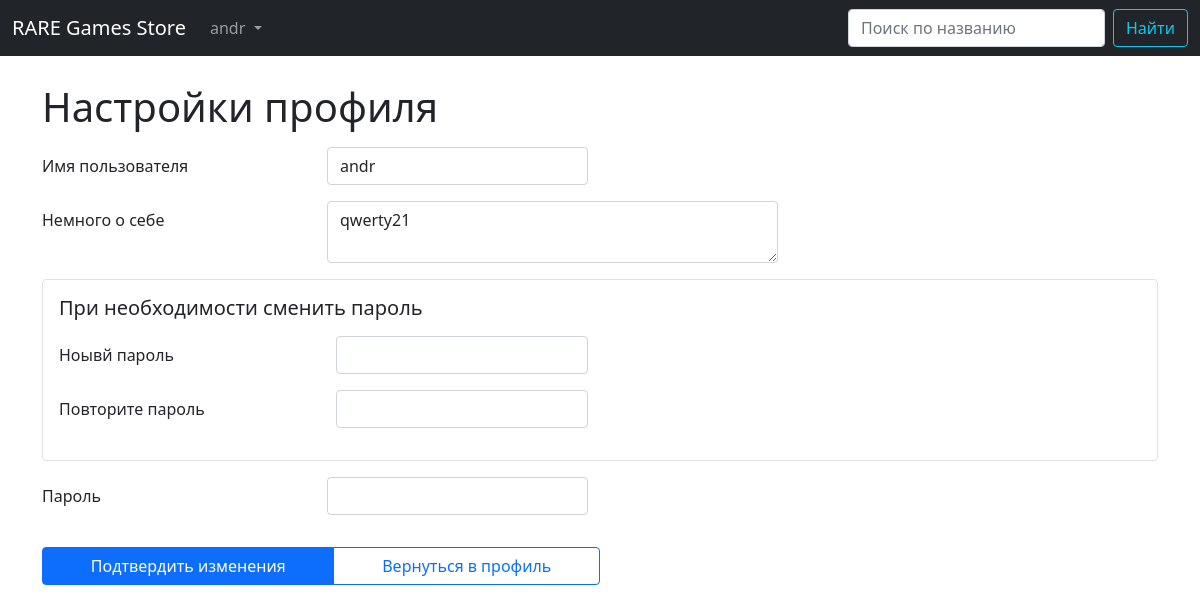
Page /profile/settings/ (signed in) on the earlier database version.
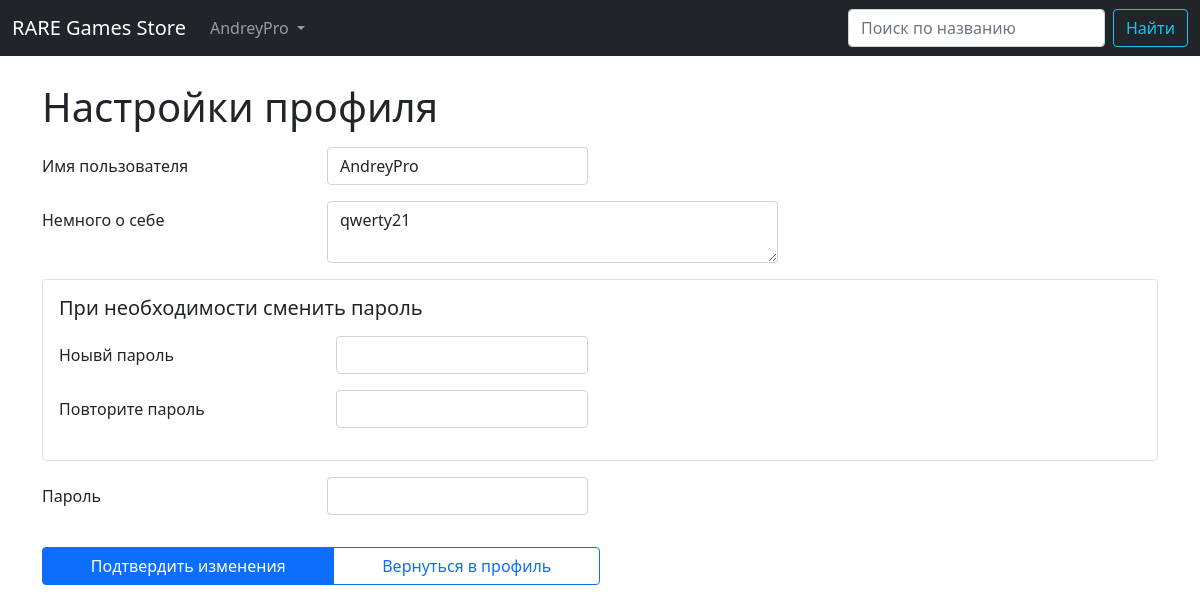
Same page on the later database version.
### data/users.py (models this page shows, shortened)
class User(SqlAlchemyBase, UserMixin, SerializerMixin, Model):
    __tablename__ = 'users'
    id = sqlalchemy.Column(sqlalchemy.Integer, primary_key=True, autoincrement=True)
    name = sqlalchemy.Column(sqlalchemy.String(25), nullable=True)
    about = sqlalchemy.Column(sqlalchemy.String(256), nullable=True)
    email = sqlalchemy.Column(sqlalchemy.String(64), index=True, unique=True, nullable=True)
    hashed_password = sqlalchemy.Column(sqlalchemy.String, nullable=True)
    created_date = sqlalchemy.Column(sqlalchemy.DateTime, default=datetime.datetime.now)
    balance = sqlalchemy.Column(sqlalchemy.Float, default=0.0)
    is_admin = sqlalchemy.Column(sqlalchemy.Boolean, default=False)
    user_favorites = sqlalchemy.Column(sqlalchemy.String(), default='')   # ++orm.relationship
    user_basket = sqlalchemy.Column(sqlalchemy.String(), default='')      # ++orm.relationship
    user_library = sqlalchemy.Column(sqlalchemy.String(), default='')     # ++orm.relationship
    games = orm.relation("Games", back_populates='user')
    comments = orm.relationship("Comments", back_populates='user')

### main.py (the view, shortened to what this page needs)
@app.route("/profile/settings/", methods=['GET', 'POST'])
def profile_settings():
    if current_user.is_authenticated:
        db_sess = db_session.create_session()
        user = db_sess.query(User).get(current_user.id)
        form = SettingsForm(name=user.name, about=user.about)
        return render_template("profile_settings.html", title='Настройки профиля', form=form)
    return redirect(url_for("register"))

### forms/user.py
class SettingsForm(FlaskForm):
    name = StringField('Имя пользователя', validators=[DataRequired(), length(min=5, max=25)])
    new_password = PasswordField('Ноывй пароль', validators=[EqualTo('new_password_again'), length(min=0, max=64)])
    new_password_again = PasswordField('Повторите пароль')
    about = TextAreaField("Немного о себе", validators=[length(max=256)])
    old_password = PasswordField('Пароль', validators=[DataRequired(), length(min=5, max=64)])
    submit = SubmitField('Подтвердить изменения')

### data/db_session.py (called while the page is built)
def create_session() -> Session:
    global __factory
    return __factory()

### main.py (called while the page is built)
@login_manager.user_loader
def load_user(user_id):
    db_sess = db_session.create_session()
    return db_sess.query(User).get(user_id)

### templates/profile_settings.html (shortened to what this page needs)
{% extends "base.html" %}
{% block content %}
<h1>Настройки профиля</h1>
<form action="" method="post">
	<div class="form-group row my-3">
    {{ form.name.label(class="col-xxs-6 col-xs-3 col-sm-4 col-md-3 col-lg-3 col-form-label") }}
		<div class="col-sm-4 col-md-5 col-lg-3">{{ form.name(class="form-control") }}</div>
	</div>
	<div class="form-group row my-3">
    {{ form.about.label(class="col-xxs-6 col-xs-3 col-sm-4 col-md-3 col-lg-3 col-form-label") }}<br>
		<div class="col-sm-5 col-md-6 col-lg-5">{{ form.about(class="form-control") }}</div>
	</div>
	<div class="col-md6 border rounded px-3 py-3">
		<h5>При необходимости сменить пароль</h5>
		<div class="form-group row my-3">
	    {{ form.new_password.label(class="col-xxs-6 col-xs-3 col-sm-4 col-md-3 col-lg-3 col-form-label") }}
			<div class="col-sm-4 col-md-5 col-lg-3">{{ form.new_password(class="form-control", type="password") }}</div>
		</div>
		<div class="form-group row my-3">
	    {{ form.new_password_again.label(class="col-xxs-6 col-xs-3 col-sm-4 col-md-3 col-lg-3 col-form-label") }}
			<div class="col-sm-4 col-md-5 col-lg-3">{{ form.new_password_again(class="form-control", type="password") }}</div>
		</div>
	</div>
	<div class="form-group row my-3">
		{{ form.old_password.label(class="col-xxs-6 col-xs-3 col-sm-4 col-md-3 col-lg-3 col-form-label") }}
		<div class="col-sm-4 col-md-5 col-lg-3">{{ form.old_password(class="form-control", type="password") }}</div>
	</div>
	<div class="form-group btn-group my-3 col-xxs-9 col-xs-9 col-sm-9 col-lg-6">
			{{ form.submit(type="submit", class="btn btn-primary") }}
      <a class="btn btn-outline-primary" href="/profile">Вернуться в профиль</a>
	</div><br>
</form>
{% endblock %}

### templates/base.html (shortened to what this page needs)
<!doctype html>
<html lang="ru">
<head>
  <link rel="stylesheet" href="{{ url_for('static', filename='css/style.css') }}">
	<link href="https://cdn.jsdelivr.net/npm/bootstrap@5.0.2/dist/css/bootstrap.min.css" rel="stylesheet"
>
</head>
<header style="margin-bottom: 20pt">
	<nav class="navbar navbar-expand-lg navbar-dark bg-dark">
		<div class="container-fluid">
		<a class="navbar-brand mb-0 h1" href="/#">RARE Games Store</a>
		  <div class="collapse navbar-collapse" id="navbarNavDarkDropdown">
		    <ul class="nav navbar-nav me-auto mb-2 mb-lg-0">
			    {% if current_user.is_authenticated %}
		      <li class="nav-item dropdown active">
		        <a class="nav-link dropdown-toggle" href="#" data-target="#" id="navbarDarkDropdownMenuLink"
		            role="button" data-toggle="dropdown" aria-haspopup="true" aria-expanded="false">
		          {{ current_user.name }}
		        </a>
		      </li>
		    {% endif %}
				</ul>
			  <form class="d-flex" method="POST" action="/search">
	        <input class="form-control me-2" type="search" placeholder="Поиск по названию" aria-label="Search" name="search_text">
				  <button class="btn btn-outline-info" type="submit">Найти</button>
	      </form>
		  </div>
	  </div>
	</nav>
</header>
<body>
<main role="main" class="container">
    {% block content %}{% endblock %}
</main>
</body>
</html>

Differences in the rows shown:
changed User "qwerty21": name "andr" → "AndreyPro"
